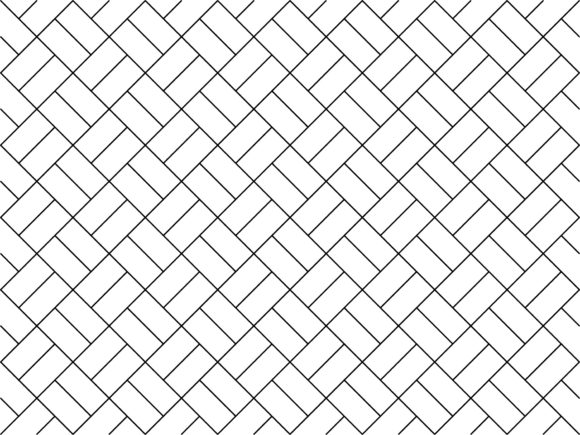
#> input picture HW5/images/1.jpg, 580 x 435 px
$ jupyter execute HW5.ipynb   (shell and % lines are left out)   (older library calls are emulated)
#> lines starting #> are read from the running program, lines starting #| are printed output that depends on the picture; after the words box and inside, x2 and y2 are one past the last pixel; in counts of white or black regions, pixels touching at a corner belong together
# HomeWork 5

**DeadLine : 12:00 PM 5 Aban 1399**

**Total points : 100 pts**

Import some prerequisites

[cell 1]
import cv2
import numpy as np
import matplotlib.pyplot as plt
import os

Run this cell for plotting

[cell 2]
def plotter(img_list, r, w, gray, wr, hr, fig_name = None):
    '''
    Plots images' list with its' caption and saves result image if you want.

    Parameters:
        img_list (list): The list of tuples of image and its' caption.
        r (int): The number of row(s).
        w (int): The number of colunm(s).
        gray (bool): The flag for plotting images in grayscale mode.
        wr (int): The width of one figure.
        hr (int): The height of one figure.
        fig_name (str): The name of the image of the plot. if not set this parameter the plot doesn't save.
    '''

    plt.rcParams['figure.figsize'] = (wr, hr)
    for i in range(len(img_list)):
        plt.subplot(r, w, i + 1)
        if img_list[i][2] == 'img':
            if gray:
                plt.imshow(img_list[i][0], cmap = 'gray')
            else:
                plt.imshow(img_list[i][0])
            plt.xticks([])
            plt.yticks([])
        elif img_list[i][2] == 'hist':
            plt.bar(np.arange(len(img_list[i][0])), img_list[i][0], color = 'c')
        else:
            raise Exception("Only image or histogram. Use third parameter of tuples in img_list and set it to img or hist.")
        plt.title(img_list[i][1])
    if fig_name is not None:
        plt.savefig(fig_name + '.png')
    plt.show()

# PART 4

**Point : 20 pts**

Here is for your helper functions(optional)

[cell 3]
def create_kernels():
    kernel_45 = np.array([[2, 1, 0], [1, 0, -1], [0, -1, -2]])
    kernel_135 = np.rot90(kernel_45)
    return kernel_45, kernel_135

Implement this function to detect 45-degree and 135-degree edges in the given image.

[cell 4]
def get_45_edges(image):
    '''
    Returns the image which shows the 45-degree edges.

    Parameters:
        image (numpy.ndarray): The input image.

    Returns:
        edges_45 (numpy.ndarray): The 45-degree edges of input image.
    '''
    kernel, _ = create_kernels()

    edges_45 = cv2.filter2D(image, -1, kernel)

    return edges_45

def get_135_edges(image):
    '''
    Returns the image which shows the 135-degree edges.

    Parameters:
        image (numpy.ndarray): The input image.

    Returns:
        edges_135 (numpy.ndarray): The 135-degree edges of input image.
    '''
    _ , kernel = create_kernels()

    edges_135 = cv2.filter2D(image, -1, kernel)

    return edges_135

Test your implementation (dont change this cell)

[cell 5]
image_list = []

image = cv2.imread(os.path.join('images', '1.jpg'), cv2.IMREAD_GRAYSCALE)
#> image is the input picture: shape (435, 580); min 0, max 255, mean 234.5
image_list.append([image, 'source', 'img'])

edges_45 = get_45_edges(image)
edges_135 =get_135_edges(image)
#> in get_135_edges, `edges_135 = cv2.filter2D(image, -1, kernel)`:
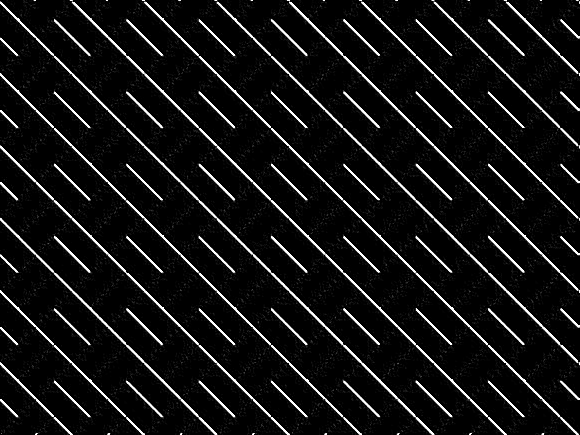
#> edges_135: shape (435, 580); min 0, max 255, mean 19.4

image_list.append([edges_45, '45-degree edges', 'img'])
image_list.append([edges_135, '135-degree edges', 'img'])

plotter(image_list, 1, 3, True, 20, 10, 'Q4')
#> the loop in plotter, `for i in range(len(img_list)):` made 3 passes

# PART 5

**Point : 30 pts**

Here is for your helper functions(optional)

[cell 6]
def gaussian(x, y, std):
    return (1 / (2 * np.pi * np.square(std))) * (np.exp(-(np.square(x) + np.square(y)) / (2 * np.square(std))))

## Canny Edge Detector
The Canny edge detection algorithm is composed of 4 steps:
1. Smooth image with Gaussian Filter.
2. Find magnitude and orientation of gradient.
3. Apply Non-max suppression.
4. Apply Hysteresis threshold.

### Step 1: Smooth image with Guassian Filter.
Since you will use derivatives calculation in the next step and gradients are highly sensitive to noise, you must first smooth the input image with a Gaussian filter. The equation for a Gaussian kernel is:
\begin{equation*}
G =
\frac{1}{2 \pi\sigma ^ 2}e^{-\frac{x^2 + y^2}{2\sigma^2}}
\end{equation*}

Implement the below function to calculate Gaussian kernel.

[cell 7]
def gaussian_kernel(size, sigma=1):
    '''
    Calculates and Returns Gaussian kernel.

    Parameters:
        size (int): size of kernel.
        sigma(float): standard deviation of gaussian kernel

    Returns:
        gaussian: A 2d array shows gaussian kernel
    '''
    kernel = np.zeros((size,size), np.float)

    zero_based_gap = np.floor(size / 2)

    for i in range(kernel.shape[0]):
        for j in range(kernel.shape[1]):
            x = i - zero_based_gap
            y = j - zero_based_gap
            kernel[i, j] = gaussian(x, y, sigma)

    return kernel

### Step 2: Find magnitude and orientation of gradient.

The gradient calculation of the image detects the edge magnitude and orientation. So use Sobel kernel in both direction x and y. $K_x$ and $K_y$ are horizontal and vertical Sobel kernels respectively.

$$k_x = \begin{bmatrix} -1 & 0 & 1 \\ -2 & 0 & 2 \\ -1 & 0 & 1 \end{bmatrix} ,
k_y = \begin{bmatrix} 1 & 2 & 1 \\ 0 & 0 & 0 \\ -1 & -2 & -1 \end{bmatrix}$$

Then you must convolve kernels with the image and find the magnitude and orientation of the smooth image.

\begin{equation*}
magnitude =
\sqrt{I_x^2 + I_y^2}
\end{equation*}

\begin{equation*}
theta(x,y) = arctan(\frac{I_y}{I_x})
\end{equation*}

Implement the below function to find the magnitude and orientation of the image using Sobel kernels.

[cell 8]
def sobel_filters(image):
    '''
    finds the magnitude and orientation of the image using Sobel kernels.

    Parameters:
        image (numpy.ndarray): The input image.

    Returns:
        (magnitude, theta): A tuple consists of magnitude and orientation of the image gradients.
    '''

    Kx = np.array([[1, 0, -1], [2, 0, -2], [1, 0, -1]])
    Ky = Kx.T

    Ix = cv2.filter2D(image, -1, Kx)
    Iy = cv2.filter2D(image, -1, Ky)

    magnitude = np.sqrt(np.square(Ix) + np.square(Iy))
    magnitude *= 255.0 / magnitude.max()

    arctan = np.arctan2(Iy, Ix)
    theta = np.array([(np.rad2deg(x) + 360) if x < 0 else np.rad2deg(x) for x in arctan.flatten()]).reshape((image.shape))

    return (magnitude, theta)

### Step 3: Non-Maximum Suppression

Ideally, the final image should have thin edges. Thus, we must perform non-maximum suppression to thin the edges. The principle is simple: the algorithm goes through all the points on the gradient intensity matrix and finds the pixels with the maximum value in the edge directions.

Implement the below function to apply Non-Maximum Suppression.

[cell 9]
def non_max_suppression(magnitude, theta):
    '''
    Applies Non-Maximum Suppression.

    Parameters:
        image (numpy.ndarray): The input image.
        theta (numpy.ndarray): The orientation of the image gradients.

    Returns:
        Z(numpy.ndarray): Output of Non-Maximum Suppression algorithm.
    '''
    PI = 180

    M, N = image.shape
    Z = np.zeros((M,N), dtype=np.int32)


    for i in range(1, M - 1):
        for j in range(1, N - 1):

            orientation = theta[i, j]

            if (0 <= orientation < PI / 8) or (15 * PI / 8 <= orientation <= 2 * PI) or (7 * PI / 8 <= orientation < 9 * PI / 8):

                previous_pixel = magnitude[i, j - 1]
                next_pixel = magnitude[i, j + 1]

            elif (PI / 8 <= orientation < 3 * PI / 8) or (9 * PI / 8 <= orientation < 11 * PI / 8):

                previous_pixel = magnitude[i + 1, j - 1]
                next_pixel = magnitude[i - 1, j + 1]

            elif (3 * PI / 8 <= orientation < 5 * PI / 8) or (11 * PI / 8 <= orientation < 13 * PI / 8):

                previous_pixel = magnitude[i - 1, j]
                next_pixel = magnitude[i + 1, j]

            elif (5 * PI / 8 <= orientation < 7 * PI / 8) or (13 * PI / 8 <= orientation < 15 * PI / 8):

                previous_pixel = magnitude[i - 1, j - 1]
                next_pixel = magnitude[i + 1, j + 1]

            if magnitude[i, j] > previous_pixel and magnitude[i, j] > next_pixel:
                Z[i, j] = magnitude[i, j]
    return Z

### Step 4: Apply Hysteresis threshold.

To find strong, weak, and non-relevant pixels, we use a double threshold. A high threshold is used to identify the strong pixels and a low threshold is used to identify the non-relevant pixels. All pixels having intensity between both thresholds are flagged as weak and the Hysteresis mechanism will help you identify the ones that could be considered as strong and the ones that are considered as non-relevant.

Based on the threshold results, the hysteresis transform weak pixels into strong ones, if and only if at least one of the pixels around the one being processed is a strong one.

[cell 10]
def hysteresis_threshold(image, lowThreshold, highThreshold):
    '''
    Finds strong, weak, and non-relevant pixels.

    Parameters:
        image (numpy.ndarray): The input image.
        lowThreshold(int): Low Threshold.
        highThreshold(int): High Threshold.

    Returns:
        result(numpy.ndarray): Output of applying hysteresis threshold.
    '''
    M, N = image.shape
    result = np.zeros((M,N), dtype=np.int32)

    strong = 255
    weak = 40

    image[np.where(image <= lowThreshold)] = 0
    image[np.where((image < highThreshold) & (image > lowThreshold))] = weak
    image[np.where(image >= highThreshold)] = strong

    # top to down
    top_down = image.copy()
    for i in range(M):
        for j in range(N):
            if top_down[i, j] == weak:
                neighbors = top_down[i - 1:i + 1, j - 1:j + 1].flatten()
                if strong in neighbors:
                    top_down[i, j] = strong
                else:
                    top_down[i, j] = 0

    # bottom to up
    bottom_up = image.copy()
    for i in range(M - 1, 0, -1):
        for j in range(N - 1, 0, -1):
            if bottom_up[i, j] == weak:
                neighbors = bottom_up[i - 1:i + 1, j - 1:j + 1].flatten()
                if strong in neighbors:
                    bottom_up[i, j] = strong
                else:
                    bottom_up[i, j] = 0

    # left to right
    left_to_right = image.copy()
    for i in range(M - 1, 0, -1):
        for j in range(N):
            if left_to_right[i, j] == weak:
                neighbors = left_to_right[i - 1:i + 1, j - 1:j + 1].flatten()
                if strong in neighbors:
                    left_to_right[i, j] = strong
                else:
                    left_to_right[i, j] = 0

    #right to left
    right_to_left = image.copy()
    for i in range(M):
        for j in range(N - 1, 0, -1):
            if right_to_left[i, j] == weak:
                neighbors = right_to_left[i - 1:i + 1, j - 1:j + 1].flatten()
                if strong in neighbors:
                    right_to_left[i, j] = strong
                else:
                    right_to_left[i, j] = 0

    result = top_down + bottom_up + left_to_right + right_to_left
    result[result > 255] = 255

    return result

Now put all functions together.

[cell 11]
def canny(image, kernel_size = 5, sigma = 3.5, lowtreshold = 30, hightreshold = 180):
    '''
    Applys Canny edge detector on the input image.

    Parameters:
        image (numpy.ndarray): The input image.
        size (int): size of kernel.
        sigma(float): standard deviation of gaussian kernel.
        lowThreshold(int): Low Threshold.
        highThreshold(int): High Threshold.

    Returns:
        img_smoothed(numpy.ndarray): Result of applying the Gaussian kernel on the input image.
        gradient(numpy.ndarray): The image of the gradients.
        nonMaxImg(numpy.ndarray): Output of Non-Maximum Suppression algorithm.
        thresholdImg(numpy.ndarray): Output of applying hysteresis threshold.
        img_final(numpy.ndarray): Result of canny edge detector. The image of detected edges.
    '''
    img_smoothed = cv2.filter2D(image, -1, gaussian_kernel(kernel_size, sigma))
    magnitude, theta = sobel_filters(img_smoothed)

    nonMaxImg = non_max_suppression(magnitude, theta)
    thresholdImg = hysteresis_threshold(nonMaxImg, lowtreshold, hightreshold)
    img_final = thresholdImg

    return img_smoothed, magnitude, nonMaxImg, thresholdImg, img_final

Test your implementation (dont change this cell)

[cell 12]
image_list = []
image = cv2.imread(os.path.join('images', '2.jpg'), cv2.IMREAD_GRAYSCALE)
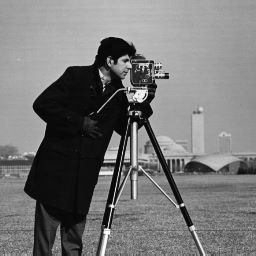
#> input picture HW5/images/2.jpg, 256 x 256 px
#> image is the input picture: shape (256, 256); min 0, max 255, mean 118.7
img_smoothed, gradient, nonMaxImg, thresholdImg, img_final = canny(image)
#> in gaussian_kernel, `kernel = np.zeros((size,size), np.float)`: kernel = [[0, 0, 0, 0, 0], [0, 0, 0, 0, 0], [0, 0, 0, 0, 0], [0, 0, 0, 0, 0], [0, 0, 0, 0, 0]]
#> in gaussian_kernel, `zero_based_gap = np.floor(size / 2)`: zero_based_gap = 2
#> after the loop in gaussian_kernel, `for i in range(kernel.shape[0]):`: kernel = [[0.00937, 0.0106, 0.011, 0.0106, 0.00937], [0.0106, 0.012, 0.0125, 0.012, 0.0106], [0.011, 0.0125, 0.013, 0.0125, 0.011], [0.0106, 0.012, 0.0125, 0.012, 0.0106], [0.00937, 0.0106, 0.011, 0.0106, 0.00937]]
#> in canny, `img_smoothed = cv2.filter2D(image, -1, gaussian_kernel(kernel_size, si..`:
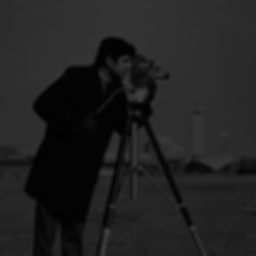
#> img_smoothed: shape (256, 256); min 2, max 66, mean 32.9
#> in sobel_filters, `Kx = np.array([[1, 0, -1], [2, 0, -2], [1, 0, -1]])`: Kx = [[1, 0, -1], [2, 0, -2], [1, 0, -1]]
#> in sobel_filters, `Ky = Kx.T`: Ky = [[1, 2, 1], [0, 0, 0], [-1, -2, -1]]
#> in non_max_suppression, `Z = np.zeros((M,N), dtype=np.int32)`: Z: shape (256, 256) int32; every value is 0
#> after the loop in non_max_suppression, `for i in range(1, M - 1):`:
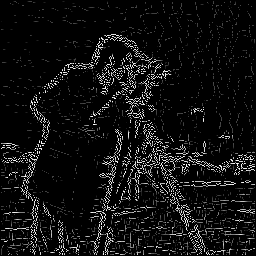
#> Z: shape (256, 256) int32; min 0, max 255, mean 16.9
#> in hysteresis_threshold, `image[np.where(image <= lowThreshold)] = 0`: image: shape (256, 256) int32; 84 distinct labels, from 0 to 255
#> in hysteresis_threshold, `image[np.where(image >= highThreshold)] = strong`:
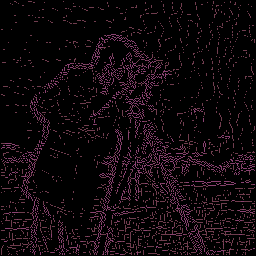
#> image: shape (256, 256) int32; 3 distinct labels, from 0 to 255; one colour per label, 0 black
#> after the loop in hysteresis_threshold, `for i in range(M):`:
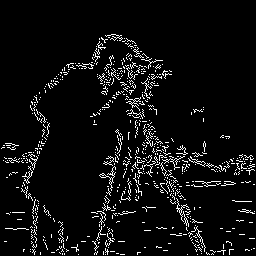
#> top_down: shape (256, 256) int32; 5.7% white in thin lines or dots, all inside (x1, y1, x2, y2) = (1, 34, 255, 255)
#> after the loop in hysteresis_threshold, `for i in range(M - 1, 0, -1):`:
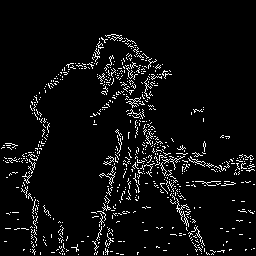
#> bottom_up: shape (256, 256) int32; 5.3% white in thin lines or dots, all inside (x1, y1, x2, y2) = (1, 34, 255, 255)
#> after the loop in hysteresis_threshold, `for i in range(M - 1, 0, -1):`:
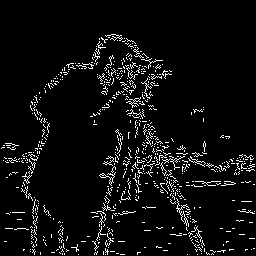
#> left_to_right: shape (256, 256) int32; 5.5% white in thin lines or dots, all inside (x1, y1, x2, y2) = (1, 34, 255, 255)
#> after the loop in hysteresis_threshold, `for i in range(M):`:
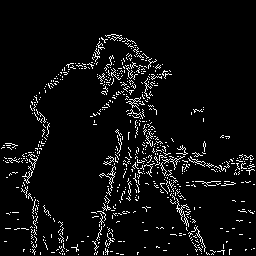
#> right_to_left: shape (256, 256) int32; 5.4% white in thin lines or dots, all inside (x1, y1, x2, y2) = (1, 34, 255, 255)
#> in hysteresis_threshold, `result = top_down + bottom_up + left_to_right + right_to_left`: result: shape (256, 256) int32; 5 distinct labels, from 0 to 1020

image_list.append([image, 'Input image', 'img'])
image_list.append([img_smoothed, 'Blur', 'img'])
image_list.append([gradient.astype(int),'Gradient Intensity', 'img'])
image_list.append([nonMaxImg, 'Non Max Suppression', 'img'])
image_list.append([thresholdImg, 'Double Treshold', 'img'])
image_list.append([img_final, 'Output image', 'img'])

plotter(image_list, 3, 2, True, 20, 12, 'Q5')
#> call 2 of plotter, with r = 3, w = 2, gray = True, wr = 20, hr = 12, fig_name = 'Q5'
#> the loop in plotter (call 2), `for i in range(len(img_list)):` made 6 passes
#> in plotter (call 2), `plt.savefig(fig_name + '.png')`:
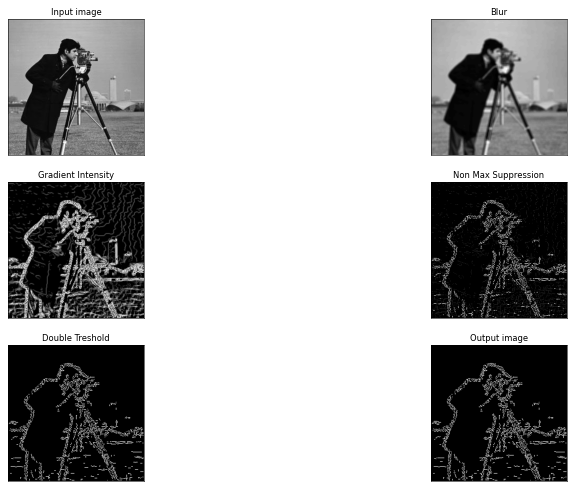
#> figure drawn by matplotlib, 6 panels
